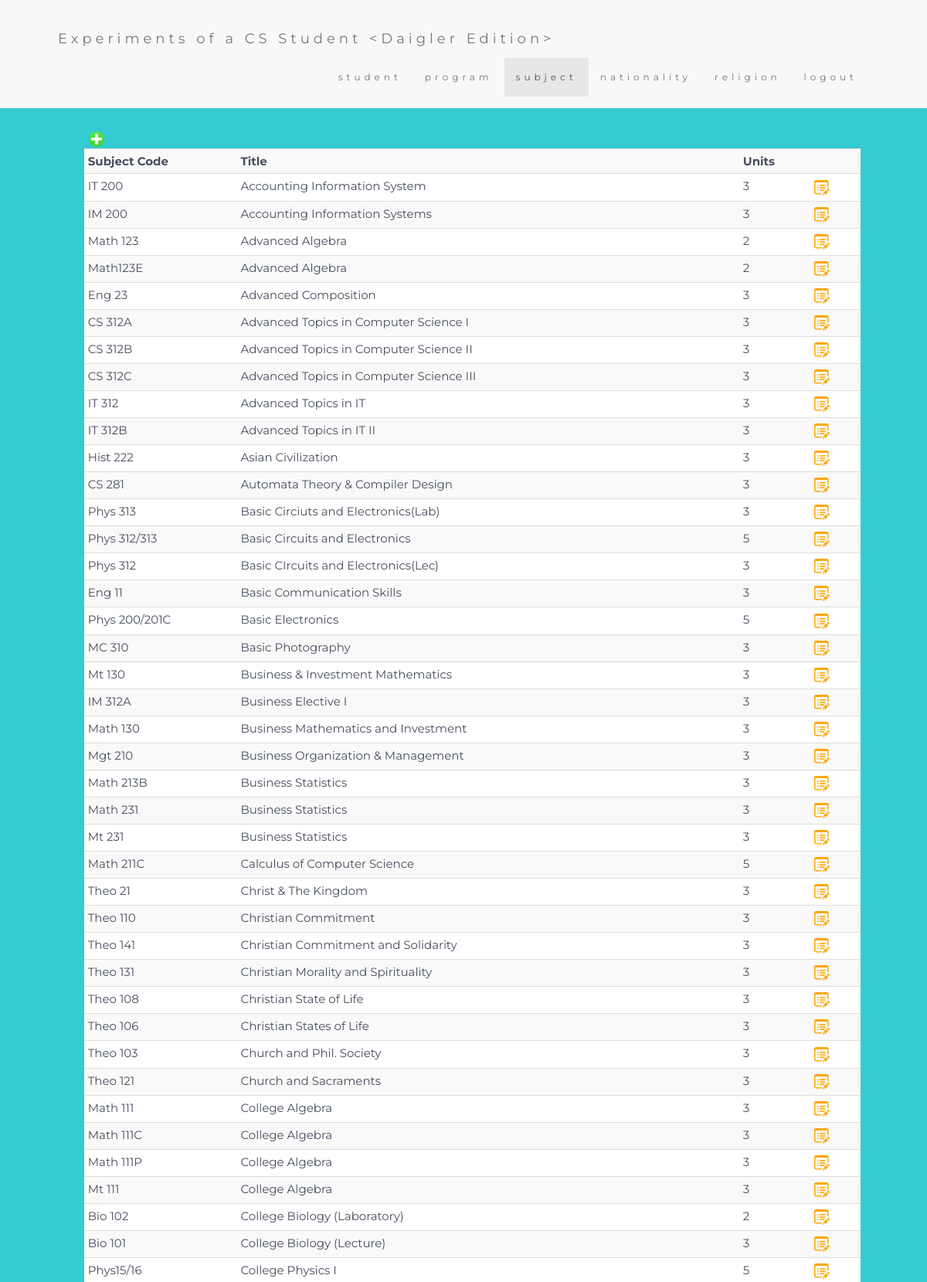
/Pages/subject.php (signed in, upper part), run on the app's committed database.
### tables this page shows
CREATE TABLE `subject` (
  `id` int(11) NOT NULL,
  `code` varchar(20) DEFAULT NULL,
  `title` varchar(120) DEFAULT NULL,
  `unit` tinyint(4) DEFAULT NULL
);

### Pages/connecter.php (the view, shortened to what this page needs)
<?php
$link = mysqli_connect('localhost', 'encoder', 'encoder', 'school');
function editJS($result)
{
    $result = "['" . implode("', '", array_keys($result)) . "']";
    return false;
}
function checkEditPermissions($tableName, $switcher)
{
    $permissions = $_SESSION['permit' . $tableName];
    return (bool)$permissions[$switcher];
}
function addingPermissions($tableName)
{
    if (checkEditPermissions($tableName, 1))
        echo '<button type="button" class="btn-xs btn btn-link col-md-offset-1" data-toggle="modal" data-target="#exampleModal" data-whatever="@mdo"><img src="Images/add.png"></button>';
}
function laziness($table, $tableName)
{
    if (checkEditPermissions($tableName, 0)) {
        global $link;
        $query = 'SELECT ' . $table;
        $result = mysqli_query($link, $query);
        while ($row = mysqli_fetch_array($result, MYSQL_ASSOC)) {
            echo '<tr>';
            foreach (array_keys($row) as $paramName) {
                echo '<td id="' . $paramName . $row['id'] . '"';
                if ($paramName == 'id' || $paramName == 'pword')
                    echo ' class="hide"';
                echo '>' . $row[$paramName] . '</td>';
            }
            if (checkEditPermissions($tableName, 2))
                echo '<td><button class="btn-xs btn btn-link" onclick=edit(' . $row['id'] . ')><img src="Images/edit.png"></button></td>';
            echo '</tr>';
        }
    }
}
function headerMaker($page)
{
    foreach (array('student',
                 'program',
                 'subject',
                 'nationality',
                 'religion',
                 'grade',
                 'account') as $tables) {
        if (checkEditPermissions($tables, 0)) {
            echo '<li';
            if ($tables == $page)
                echo ' class="active"';
            echo '><a href="' . $tables . '">' . $tables . '</a></li>';
        }
    }
    echo '<li><a href="logout.php">logout</a></li>';
}

### Pages/3.3.7/css/rjstrap.css (style rules this page uses)
img { width: 20px; height: 20px; }
body { font: 400 15px "Montserrat", sans-serif; line-height: 1.8; background-color: #34cbd1; }

### data on the page
subject: code "IT 200", title "Accounting Information System", unit "3"
subject: code "IM 200", title "Accounting Information Systems", unit "3"
subject: code "Math 123", title "Advanced Algebra", unit "2"
subject: code "Math123E", title "Advanced Algebra", unit "2"
subject: code "Eng 23", title "Advanced Composition", unit "3"
subject: code "CS 312A", title "Advanced Topics in Computer Science I", unit "3"
subject: code "CS 312B", title "Advanced Topics in Computer Science II", unit "3"
subject: code "CS 312C", title "Advanced Topics in Computer Science III", unit "3"
subject: code "IT 312", title "Advanced Topics in IT", unit "3"
subject: code "IT 312B", title "Advanced Topics in IT II", unit "3"
subject: code "Hist 222", title "Asian Civilization", unit "3"
subject: code "CS 281", title "Automata Theory & Compiler Design", unit "3"
subject: code "Phys 313", title "Basic Circiuts and Electronics(Lab)", unit "3"
subject: code "Phys 312/313", title "Basic Circuits and Electronics", unit "5"
subject: code "Phys 312", title "Basic CIrcuits and Electronics(Lec)", unit "3"
subject: code "Eng 11", title "Basic Communication Skills", unit "3"
subject: code "Phys 200/201C", title "Basic Electronics", unit "5"
subject: code "MC 310", title "Basic Photography", unit "3"
subject: code "Mt 130", title "Business & Investment Mathematics", unit "3"
subject: code "IM 312A", title "Business Elective I", unit "3"
subject: code "Math 130", title "Business Mathematics and Investment", unit "3"
subject: code "Mgt 210", title "Business Organization & Management", unit "3"
subject: code "Math 213B", title "Business Statistics", unit "3"
subject: code "Math 231", title "Business Statistics", unit "3"
subject: code "Mt 231", title "Business Statistics", unit "3"
subject: code "Math 211C", title "Calculus of Computer Science", unit "5"
subject: code "Theo 21", title "Christ & The Kingdom", unit "3"
subject: code "Theo 110", title "Christian Commitment", unit "3"
subject: code "Theo 141", title "Christian Commitment and Solidarity", unit "3"
subject: code "Theo 131", title "Christian Morality and Spirituality", unit "3"
subject: code "Theo 108", title "Christian State of Life", unit "3"
subject: code "Theo 106", title "Christian States of Life", unit "3"
subject: code "Theo 103", title "Church and Phil. Society", unit "3"
subject: code "Theo 121", title "Church and Sacraments", unit "3"
subject: code "Math 111", title "College Algebra", unit "3"
subject: code "Math 111C", title "College Algebra", unit "3"
subject: code "Math 111P", title "College Algebra", unit "3"
subject: code "Mt 111", title "College Algebra", unit "3"
subject: code "Bio 102", title "College Biology (Laboratory)", unit "2"
subject: code "Bio 101", title "College Biology (Lecture)", unit "3"
subject: code "Phys15/16", title "College Physics I", unit "5"

### other printed values
$tables "student"
$tables "program"
$tables "subject"
$tables "nationality"
$tables "religion"
